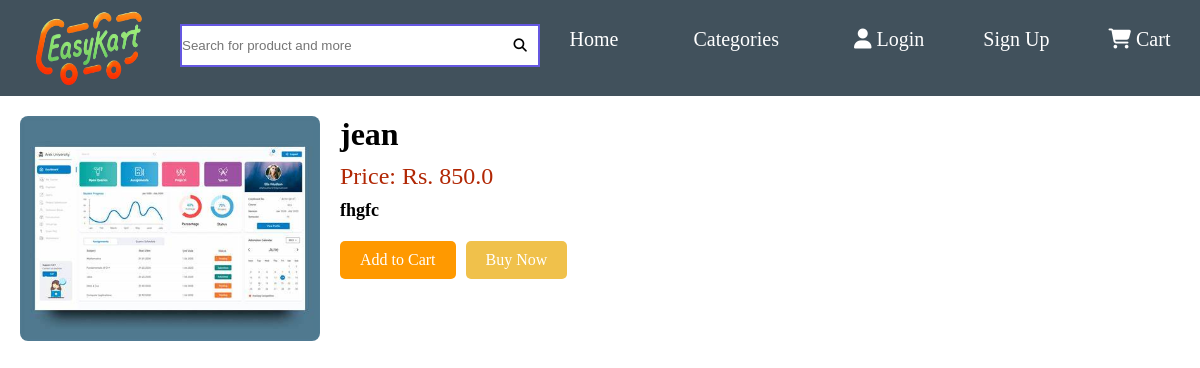
Screenshot of /product/2/ with the database file from the repository.
### app/models.py (models this page shows, shortened)
class Product(models.Model):
    product_name=models.CharField(max_length=50)
    product_price=models.FloatField(default=0.0)
    product_discount_price=models.FloatField(default=0.0)
    product_description=models.CharField(max_length=300)
    product_category=models.ForeignKey(Product_category,on_delete=models.CASCADE)
    product_image=models.ImageField(upload_to="product_image/")

### app/views.py (the view)
# urls.py: path('product/<int:product_id>/', product_detail, name='product_detail'),
def product_detail(request, product_id):
    product = Product.objects.filter(id=product_id).first()
    if not product:
        return render(request, 'product_not_found.html')
    total_quantity = request.session.get('cart_quantity')
    return render(request, 'product_detail.html', {'product': product,'total_quantity':total_quantity})

### app/templates/product_detail.html (shortened to what this page needs)
{% extends "default.html" %}
{% block content %}
<div class="product-detail-container">
    <div class="product-image">
        <img src="{{ product.product_image.url }}" alt="{{ product.product_name }}">
    </div>
    <div class="product-details">
        <h1>{{ product.product_name }}</h1>
        <p class="price">Price: Rs. {{ product.product_price }}</p>
        <div class="description">
            <p>{{ product.product_description }}</p>
        </div>
        <div class="actions">
            <a href="{% url 'add_to_cart' product.id %}" class="add-to-cart-button">Add to Cart</a>
            <a href="{% url 'buy_now' product.id %}" class="buy-now-button">Buy Now</a>
        </div>
    </div>
</div>
{% endblock %}

### app/static/css/nav.css (style rules this page uses)
* { margin: 0; padding: 0; box-sizing: border-box; }

### app/static/css/card.css (style rules this page uses)
.product-image img { max-width: 100%; height: 200px; object-fit: cover; border-radius: 8px; }
.description p { font-size: 18px; font-weight: bold; margin: 10px 0; }
.actions { display: flex; justify-content: space-around; margin-top: auto; }
.product-detail-container { display: flex; padding: 20px; }
.product-image img { width: 300px; height: auto; margin-right: 20px; }
.product-details { max-width: 600px; }
.product-details h1 { font-size: 2em; margin-bottom: 10px; }
.product-details .price { font-size: 1.5em; color: #b12704; margin-bottom: 10px; }
.product-details .description { margin-bottom: 20px; }
.actions .add-to-cart-button, .actions .buy-now-button { display: inline-block; padding: 10px 20px; margin-right: 10px; background-color: #ff9900; color: white; text-decoration: none; border-radius: 5px; }
.actions .buy-now-button { background-color: #f0c14b; }

### rows the page displays
Product: product_image (picture), product_name "jean", product_price "850.0", product_description "fhgfc"
